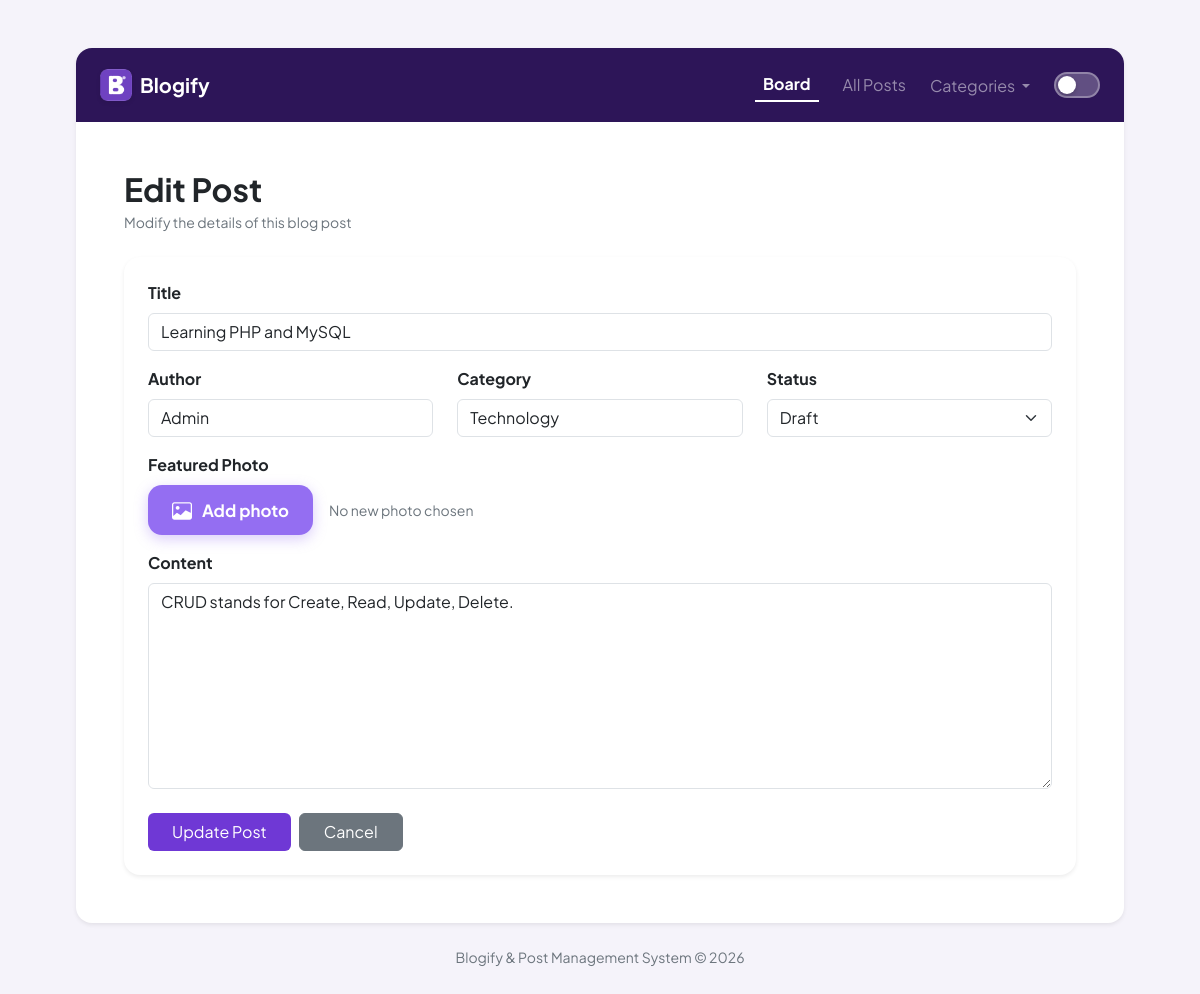
Page /edit.php?id=2 on the committed database.
### tables this page shows
CREATE TABLE IF NOT EXISTS posts (
    id           INT(11)       NOT NULL AUTO_INCREMENT,
    title        VARCHAR(150)  NOT NULL,
    author       VARCHAR(100)  NOT NULL,
    category_id  INT(11)       NOT NULL,
    content      TEXT          NOT NULL,
    image        VARCHAR(255)  NULL,
    status       ENUM('Draft','Published') NOT NULL DEFAULT 'Draft',
    created_at   TIMESTAMP     NOT NULL DEFAULT CURRENT_TIMESTAMP,
    updated_at   TIMESTAMP     NOT NULL DEFAULT CURRENT_TIMESTAMP ON UPDATE CURRENT_TIMESTAMP,
    PRIMARY KEY (id),
    KEY idx_posts_category (category_id),
    CONSTRAINT fk_posts_category FOREIGN KEY (category_id)
        REFERENCES categories (id)
        ON UPDATE CASCADE
        ON DELETE RESTRICT
);

CREATE TABLE IF NOT EXISTS categories (
    id    INT(11)      NOT NULL AUTO_INCREMENT,
    name  VARCHAR(50)  NOT NULL,
    PRIMARY KEY (id),
    UNIQUE KEY uq_categories_name (name)
);

### edit.php (the view, shortened to what this page needs)
<?php
require_once "db_connect.php";
$id = (int) ($_GET["id"] ?? $_POST["id"] ?? 0);
$stmt = mysqli_prepare($conn, POST_SELECT_SQL . " WHERE p.id = ?");
mysqli_stmt_bind_param($stmt, "i", $id);
mysqli_stmt_execute($stmt);
$post = mysqli_fetch_assoc(mysqli_stmt_get_result($stmt));
include "includes/header.php";
?>
<div class="mb-4">
    <h1 class="h2 fw-bold mb-1">Edit Post</h1>
    <div class="text-secondary small">Modify the details of this blog post</div>
</div>
<div class="card shadow-sm border-0 rounded-4 p-4">
    <form method="post" enctype="multipart/form-data">
        <div class="mb-3">
            <label class="form-label fw-bold">Title</label>
            <input type="text" name="title" class="form-control" maxlength="150"
                value="<?= htmlspecialchars($post["title"]) ?>" required>
        </div>
        <div class="row">
            <div class="col-md-4 mb-3">
                <label class="form-label fw-bold">Author</label>
                <input type="text" name="author" class="form-control" maxlength="100"
                    value="<?= htmlspecialchars($post["author"]) ?>" required>
            </div>
            <div class="col-md-4 mb-3">
                <label class="form-label fw-bold">Category</label>
                <input type="text" name="category" class="form-control" maxlength="50" list="categoryOptions"
                    value="<?= htmlspecialchars($post["category"]) ?>" required>
            </div>
            <div class="col-md-4 mb-3">
                <label class="form-label fw-bold">Status</label>
                <select name="status" class="form-select">
                    <option value="Draft" <?= $post["status"] === "Draft" ? "selected" : "" ?>>Draft</option>
                </select>
            </div>
        </div>
        <div class="mb-3">
            <label class="form-label fw-bold d-block">Featured Photo</label>
            <div class="d-flex align-items-center flex-wrap gap-3">
                <label for="imageUpload" class="btn-add-photo">
                    <i class="bi bi-image fs-5"></i>
                    <span><?= !empty($post["image"]) ? "Change photo" : "Add photo" ?></span>
                </label>
                <span id="fileNameDisplay" class="text-secondary small">No new photo chosen</span>
            </div>
        </div>
        <div class="mb-4">
            <label class="form-label fw-bold">Content</label>
            <textarea name="content" rows="8" class="form-control"
                required><?= htmlspecialchars($post["content"]) ?></textarea>
        </div>
        <div class="d-flex gap-2">
            <button type="submit" class="btn btn-purple px-4">Update Post</button>
            <a href="index.php" class="btn btn-secondary px-4 text-decoration-none">Cancel</a>
        </div>
    </form>
</div>
<?php include "includes/footer.php"; ?>

### includes/header.php (style rules this page uses)
:root { --primary-purple: #2d1558; --primary-purple-hover: #220e45; --accent-purple: #6f38d5; --accent-purple-hover: #5d2dbd; --light-lavender: #eae6f4; --badge-cat-bg: #eee8fc; --badge-cat-text: #532ca8; }
body { background-color: #f5f3fa !important; font-family: 'Plus Jakarta Sans', system-ui, -apple-system, sans-serif; }
.btn-purple { background-color: var(--accent-purple) !important; color: #ffffff !important; border: none !important; transition: all 0.15s ease-in-out; }
.btn-add-photo { background-color: #946ef2 !important; color: #ffffff !important; border-radius: 14px !important; padding: 10px 24px !important; font-weight: 700 !important; font-size: 1.05rem !important; display: inline-flex !important; align-items: center !important; gap: 10px !important; border: none !important; box-shadow: 0 4px 14px rgba(148, 110, 242, 0.35); transition: all 0.2s ease; cursor: pointer; text-decoration: none !important; }

### rows in the picture
posts: title "Learning PHP and MySQL", author "Admin", category "Technology", status "Draft", content "CRUD stands for Create, Read, Update, Delete."
